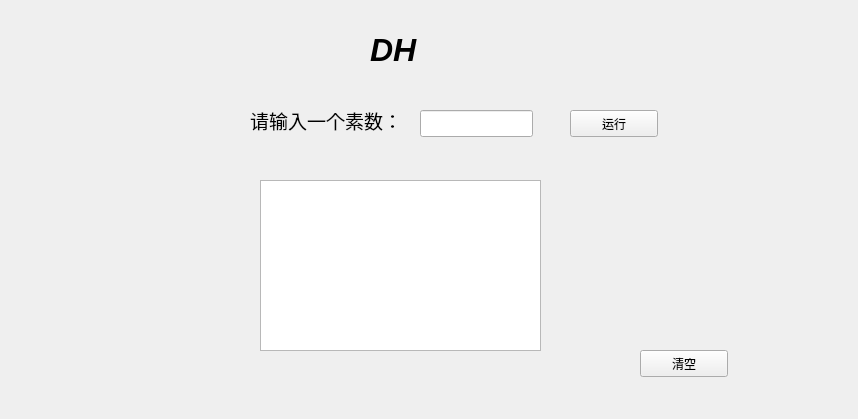
<?xml version="1.0" encoding="UTF-8"?>
<ui version="4.0">
 <class>DH</class>
 <widget class="QWidget" name="DH">
  <property name="geometry">
   <rect>
    <x>0</x>
    <y>0</y>
    <width>858</width>
    <height>419</height>
   </rect>
  </property>
  <property name="windowTitle">
   <string>Form</string>
  </property>
  <widget class="QLabel" name="label">
   <property name="geometry">
    <rect>
     <x>370</x>
     <y>30</y>
     <width>171</width>
     <height>41</height>
    </rect>
   </property>
   <property name="text">
    <string>&lt;html&gt;&lt;head/&gt;&lt;body&gt;&lt;p&gt;&lt;span style=&quot; font-size:24pt; font-weight:600; font-style:italic;&quot;&gt;DH&lt;/span&gt;&lt;/p&gt;&lt;/body&gt;&lt;/html&gt;</string>
   </property>
  </widget>
  <widget class="QTextEdit" name="textEdit">
   <property name="geometry">
    <rect>
     <x>260</x>
     <y>180</y>
     <width>281</width>
     <height>171</height>
    </rect>
   </property>
   <property name="styleSheet">
    <string notr="true">font: 14pt &quot;Cantarell&quot;;</string>
   </property>
  </widget>
  <widget class="QLabel" name="label_2">
   <property name="geometry">
    <rect>
     <x>250</x>
     <y>100</y>
     <width>161</width>
     <height>41</height>
    </rect>
   </property>
   <property name="text">
    <string>&lt;html&gt;&lt;head/&gt;&lt;body&gt;&lt;p&gt;&lt;span style=&quot; font-size:14pt;&quot;&gt;请输入一个素数：&lt;/span&gt;&lt;/p&gt;&lt;/body&gt;&lt;/html&gt;</string>
   </property>
  </widget>
  <widget class="QLineEdit" name="lineEdit">
   <property name="geometry">
    <rect>
     <x>420</x>
     <y>110</y>
     <width>113</width>
     <height>27</height>
    </rect>
   </property>
  </widget>
  <widget class="QPushButton" name="pushButton">
   <property name="geometry">
    <rect>
     <x>640</x>
     <y>350</y>
     <width>88</width>
     <height>27</height>
    </rect>
   </property>
   <property name="text">
    <string>清空</string>
   </property>
  </widget>
  <widget class="QPushButton" name="pushButton_2">
   <property name="geometry">
    <rect>
     <x>570</x>
     <y>110</y>
     <width>88</width>
     <height>27</height>
    </rect>
   </property>
   <property name="text">
    <string>运行</string>
   </property>
  </widget>
 </widget>
 <resources/>
 <connections/>
</ui>
